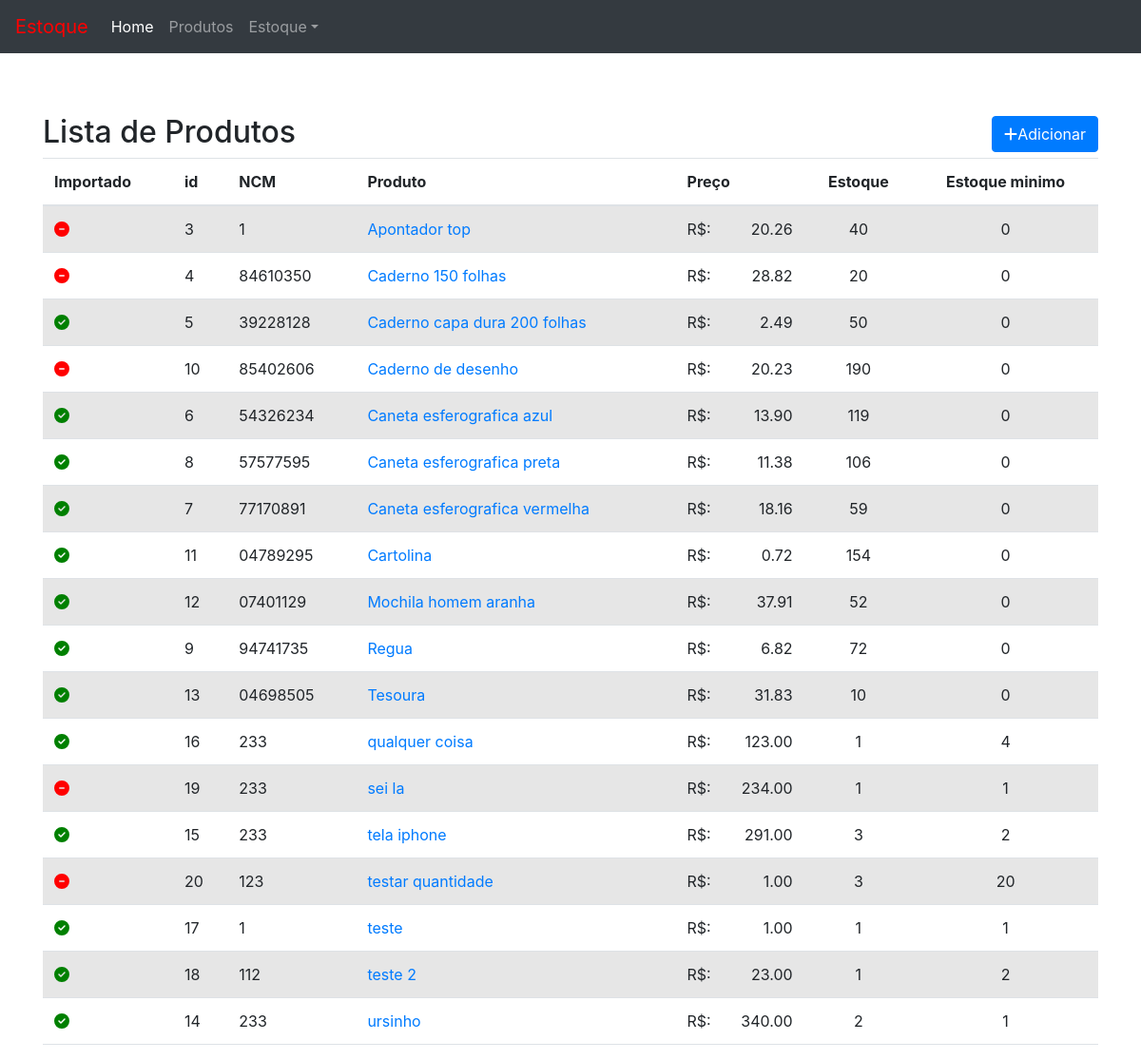
/produto/, run on an earlier commit of the app's database.
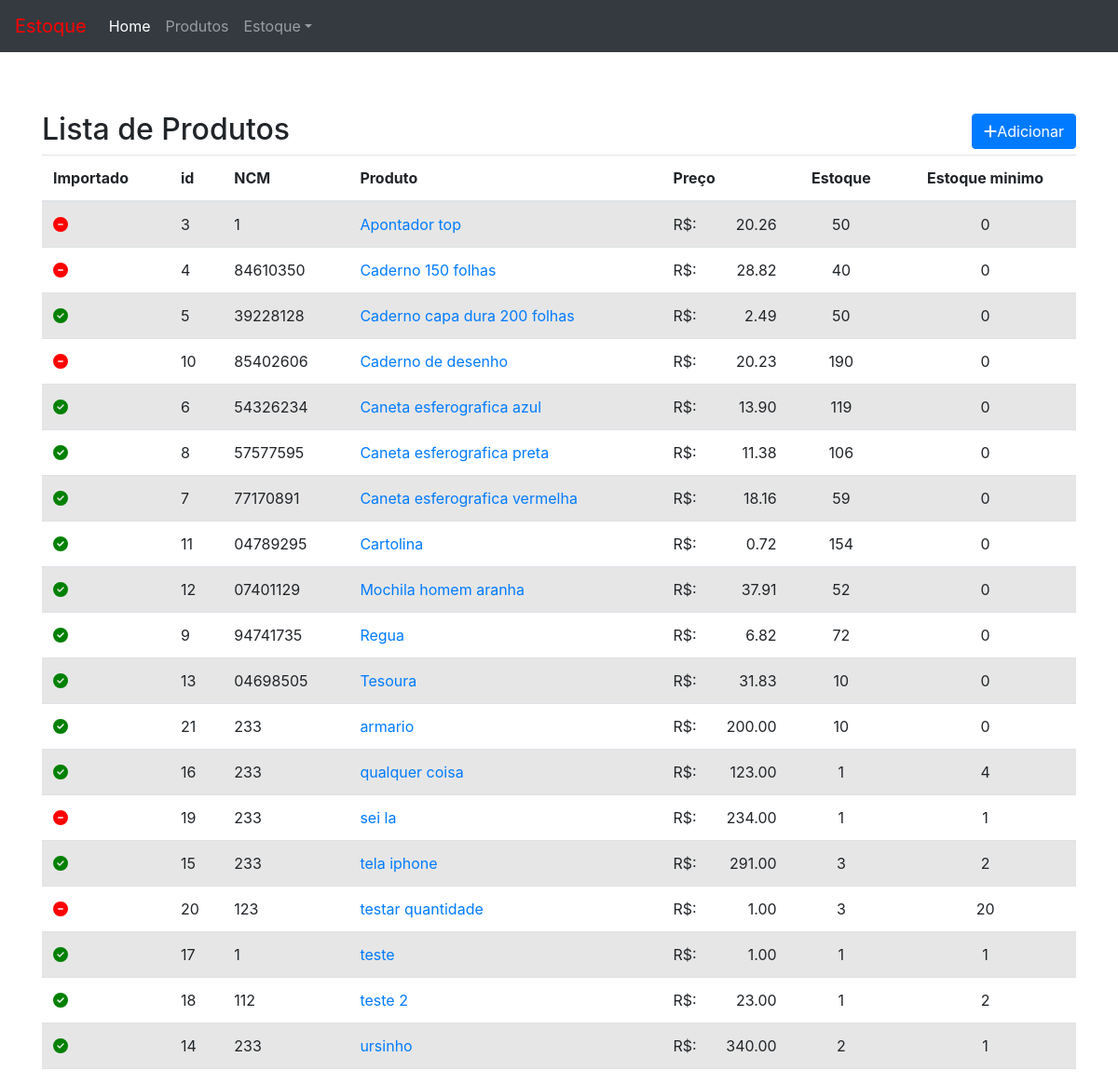
And on a later commit of the database.
### product/models.py (models this page shows, shortened)
class Product(models.Model):
    imported = models.BooleanField(default= True)
    ncm = models.CharField('NCM', max_length= 8)
    product = models.CharField(max_length=100 , unique=True)
    price = models.DecimalField('price' , max_digits=7 , decimal_places=2)
    inventory = models.IntegerField('current_inventory')
    minimum_inventory = models.IntegerField('minimum_inventory' ,default= 0)
    class Meta:
        ordering = ('product' , )
    def get_absolute_url(self):
        return reverse_lazy('produto:product_detail' , kwargs= {'pk': self.pk})

### product/views.py (the view)
# urls.py: path('' , v.produto_list , name='product_list'),
def produto_list(request):
    template_name = 'produto_list.html'
    objects= Product.objects.all()
    context = {'object_list': objects}
    return render(request  , template_name , context)

### product/templates/produto_list.html (shortened to what this page needs)
{% extends "base.html" %}
{% load static %}
{% block content%}
<div class="page-header">
    <h2>Lista de Produtos
        <span class="pull-right">
            <a href="{% url 'produto:product_add' %}">
                <button type="button" class="btn btn-primary">
                    <span class="fa fa-plus"></span>Adicionar
                </button>
            </a>
        </span>
    </h2>
    {% if object_list %}
    <table class="table table-striped">
        <thead>
            <tr>
                <th>Importado</th>
                <th>id</th>
                <th>NCM</th>
                <th>Produto</th>
                <th>Preço</th>
                <th class="text-center">Estoque</th>
                <th class="text-center">Estoque minimo</th>
            </tr>
        </thead>
        <tbody>
            {% for object in object_list %}
                <tr>
                    <td>
                        {% if object.imported %}
                          <i class="fa fa-check-circle ok"></i>
                        {% else %}
                          <i class="fa fa-minus-circle no"></i>
                        {% endif %}
                      </td>
                    <td> {{ object.id}} </td>
                    <td> {{ object.ncm}} </td>
                    <td>
                        <a href="{{ object.get_absolute_url }}">{{ object.product }}
                    </td>
                    <td>R$: <span class="pull-right">{{object.price}}</span> </td>
                    <td class="text-center"> {{ object.inventory }} </td>
                    <td class="text-center"> {{ object.minimum_inventory }} </td>
                </tr>
            {% endfor %}
        </tbody>
    </table>
    {% else %}
        <a href="" class="alert alert-warning">Sem itens na lista</a>
    {% endif %}
</div>
{% endblock content %}

What changed in the data, as far as the page shows it:
changed Product "Apontador top": inventory "40" → "50"
changed Product "Caderno 150 folhas": inventory "20" → "40"
added Product: imported True (drawn), id "21", ncm "233", product "armario", price "200.00", inventory "10", minimum_inventory "0"
